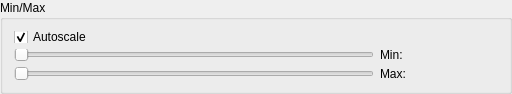
  <widget class="QGroupBox" name="groupBox_5">
   <property name="geometry">
    <rect>
     <x>250</x>
     <y>520</y>
     <width>512</width>
     <height>94</height>
    </rect>
   </property>
   <property name="minimumSize">
    <size>
     <width>0</width>
     <height>50</height>
    </size>
   </property>
   <property name="title">
    <string>Min/Max</string>
   </property>
   <layout class="QFormLayout" name="formLayout_2">
    <property name="fieldGrowthPolicy">
     <enum>QFormLayout::AllNonFixedFieldsGrow</enum>
    </property>
    <item row="1" column="0">
     <widget class="QSlider" name="horizontalSlider_min">
      <property name="minimumSize">
       <size>
        <width>360</width>
        <height>0</height>
       </size>
      </property>
      <property name="orientation">
       <enum>Qt::Horizontal</enum>
      </property>
     </widget>
    </item>
    <item row="1" column="1">
     <widget class="QLabel" name="label_minSlider">
      <property name="maximumSize">
       <size>
        <width>80</width>
        <height>16777215</height>
       </size>
      </property>
      <property name="text">
       <string>Min: </string>
      </property>
     </widget>
    </item>
    <item row="3" column="0">
     <widget class="QSlider" name="horizontalSlider_max">
      <property name="minimumSize">
       <size>
        <width>360</width>
        <height>0</height>
       </size>
      </property>
      <property name="orientation">
       <enum>Qt::Horizontal</enum>
      </property>
     </widget>
    </item>
    <item row="3" column="1">
     <widget class="QLabel" name="label_maxSlider">
      <property name="maximumSize">
       <size>
        <width>80</width>
        <height>16777215</height>
       </size>
      </property>
      <property name="text">
       <string>Max: </string>
      </property>
     </widget>
    </item>
    <item row="0" column="0">
     <widget class="QCheckBox" name="checkBoxAutoscale">
      <property name="text">
       <string>Autoscale</string>
      </property>
      <property name="checked">
       <bool>true</bool>
      </property>
      <property name="tristate">
       <bool>false</bool>
      </property>
     </widget>
    </item>
   </layout>
  </widget>
